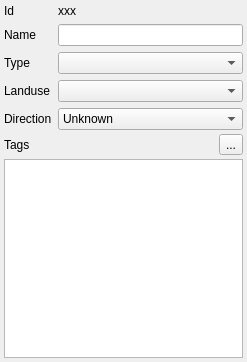
<ui version="4.0" >
 <class>RoadProperties</class>
 <widget class="QWidget" name="RoadProperties" >
  <property name="geometry" >
   <rect>
    <x>0</x>
    <y>0</y>
    <width>247</width>
    <height>362</height>
   </rect>
  </property>
  <property name="windowTitle" >
   <string>Form</string>
  </property>
  <layout class="QVBoxLayout" >
   <property name="spacing" >
    <number>4</number>
   </property>
   <property name="margin" >
    <number>4</number>
   </property>
   <item>
    <layout class="QGridLayout" >
     <property name="margin" >
      <number>0</number>
     </property>
     <property name="spacing" >
      <number>6</number>
     </property>
     <item row="2" column="1" >
      <widget class="QComboBox" name="Highway" />
     </item>
     <item row="1" column="0" >
      <widget class="QLabel" name="label_3" >
       <property name="text" >
        <string>Name</string>
       </property>
      </widget>
     </item>
     <item row="1" column="1" >
      <widget class="QLineEdit" name="Name" />
     </item>
     <item row="0" column="1" >
      <widget class="QLabel" name="Id" >
       <property name="text" >
        <string>xxx</string>
       </property>
      </widget>
     </item>
     <item row="0" column="0" >
      <widget class="QLabel" name="label" >
       <property name="text" >
        <string>Id</string>
       </property>
      </widget>
     </item>
     <item row="4" column="1" >
      <widget class="QComboBox" name="TrafficDirection" >
       <item>
        <property name="text" >
         <string>Unknown</string>
        </property>
       </item>
       <item>
        <property name="text" >
         <string>Both ways</string>
        </property>
       </item>
       <item>
        <property name="text" >
         <string>One way</string>
        </property>
       </item>
       <item>
        <property name="text" >
         <string>Other way</string>
        </property>
       </item>
      </widget>
     </item>
     <item row="2" column="0" >
      <widget class="QLabel" name="label_5" >
       <property name="text" >
        <string>Type</string>
       </property>
      </widget>
     </item>
     <item row="4" column="0" >
      <widget class="QLabel" name="label_2" >
       <property name="text" >
        <string>Direction</string>
       </property>
      </widget>
     </item>
     <item row="3" column="0" >
      <widget class="QLabel" name="label_6" >
       <property name="text" >
        <string>Landuse</string>
       </property>
      </widget>
     </item>
     <item row="3" column="1" >
      <widget class="QComboBox" name="LandUse" />
     </item>
    </layout>
   </item>
   <item>
    <layout class="QHBoxLayout" >
     <property name="spacing" >
      <number>6</number>
     </property>
     <property name="margin" >
      <number>0</number>
     </property>
     <item>
      <widget class="QLabel" name="label_4" >
       <property name="text" >
        <string>Tags</string>
       </property>
      </widget>
     </item>
     <item>
      <spacer>
       <property name="orientation" >
        <enum>Qt::Horizontal</enum>
       </property>
       <property name="sizeHint" stdset="0" >
        <size>
         <width>40</width>
         <height>20</height>
        </size>
       </property>
      </spacer>
     </item>
     <item>
      <widget class="QToolButton" name="RemoveTagButton" >
       <property name="text" >
        <string>...</string>
       </property>
       <property name="icon" >
        <iconset resource="Icons/AllIcons.qrc" >
         <normaloff>:/Icons/small-remove.xpm</normaloff>:/Icons/small-remove.xpm</iconset>
       </property>
      </widget>
     </item>
    </layout>
   </item>
   <item>
    <widget class="QTableView" name="TagView" />
   </item>
  </layout>
 </widget>
 <tabstops>
  <tabstop>Name</tabstop>
  <tabstop>Highway</tabstop>
  <tabstop>LandUse</tabstop>
  <tabstop>TrafficDirection</tabstop>
  <tabstop>RemoveTagButton</tabstop>
  <tabstop>TagView</tabstop>
 </tabstops>
 <resources>
  <include location="Icons/AllIcons.qrc" />
 </resources>
 <connections/>
</ui>
